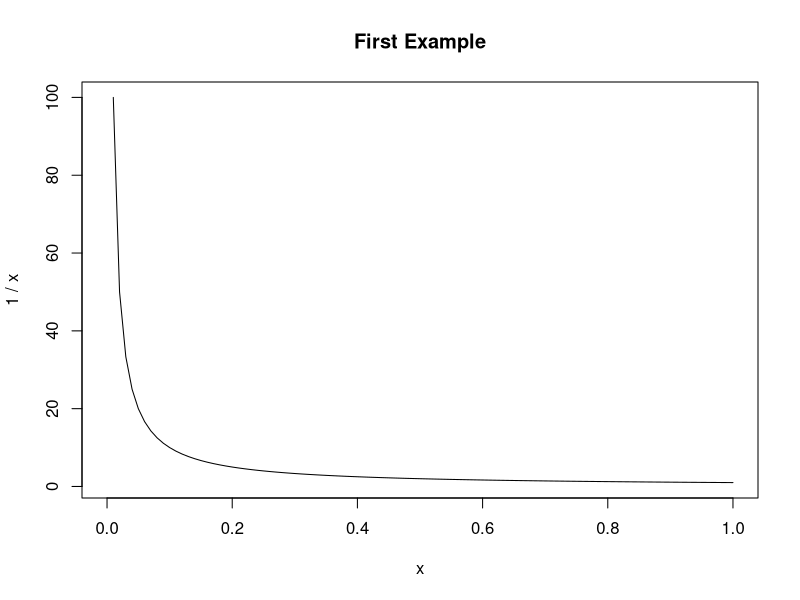
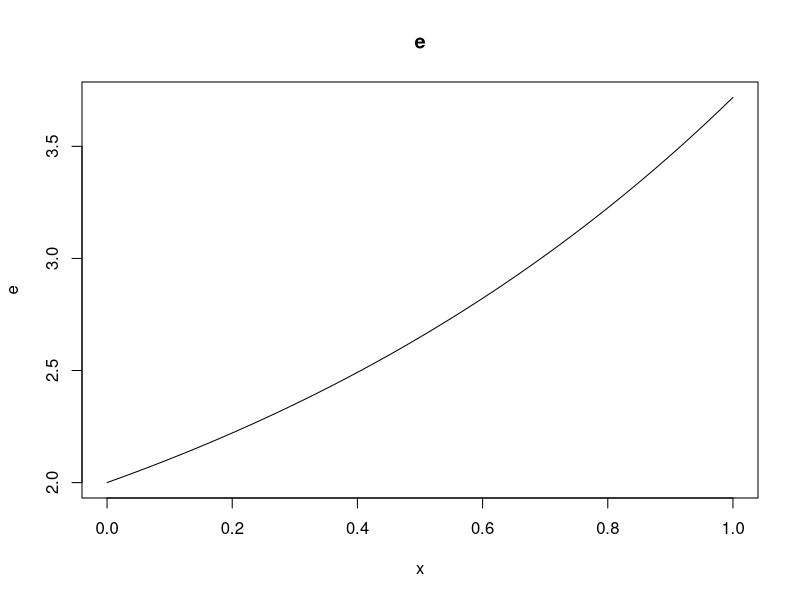

Generate these figures, in order, with R:
simpson_method <- function(f, a, b, n = 1000)
{
    #integral of f from a to b with a partition of size n
    
    delta_x <- (b - a) / n
    
    x <- seq(a, b, by <- delta_x)
   
    if (n == 2) #f(x) as quadratic polynomial, midpoint (a + b) / 2
    {
        integral <- f(x[1]) + 4 * f(x[2]) + f(x[3]) 
    }
    else
    {
        integral <- f(x[1]) + f(x[n+1]) + 
                    2 * sum(f(x[seq(2, n, by=2)])) + 
                    4 * sum(f(x[seq(3, n-1, by=2)]))
    }
    
    integral <- (integral * delta_x) / 3
    
    return(integral)
}

#examples

f <- function(x) 1 / x
simpson_method(f, 1, 10) 
plot(f, main = "First Example", ylab = "1 / x")

g <- function(x) exp(x) + 1
simpson_method(g, 0, 1) #result is e
plot(g, main = "e", ylab = "e")
